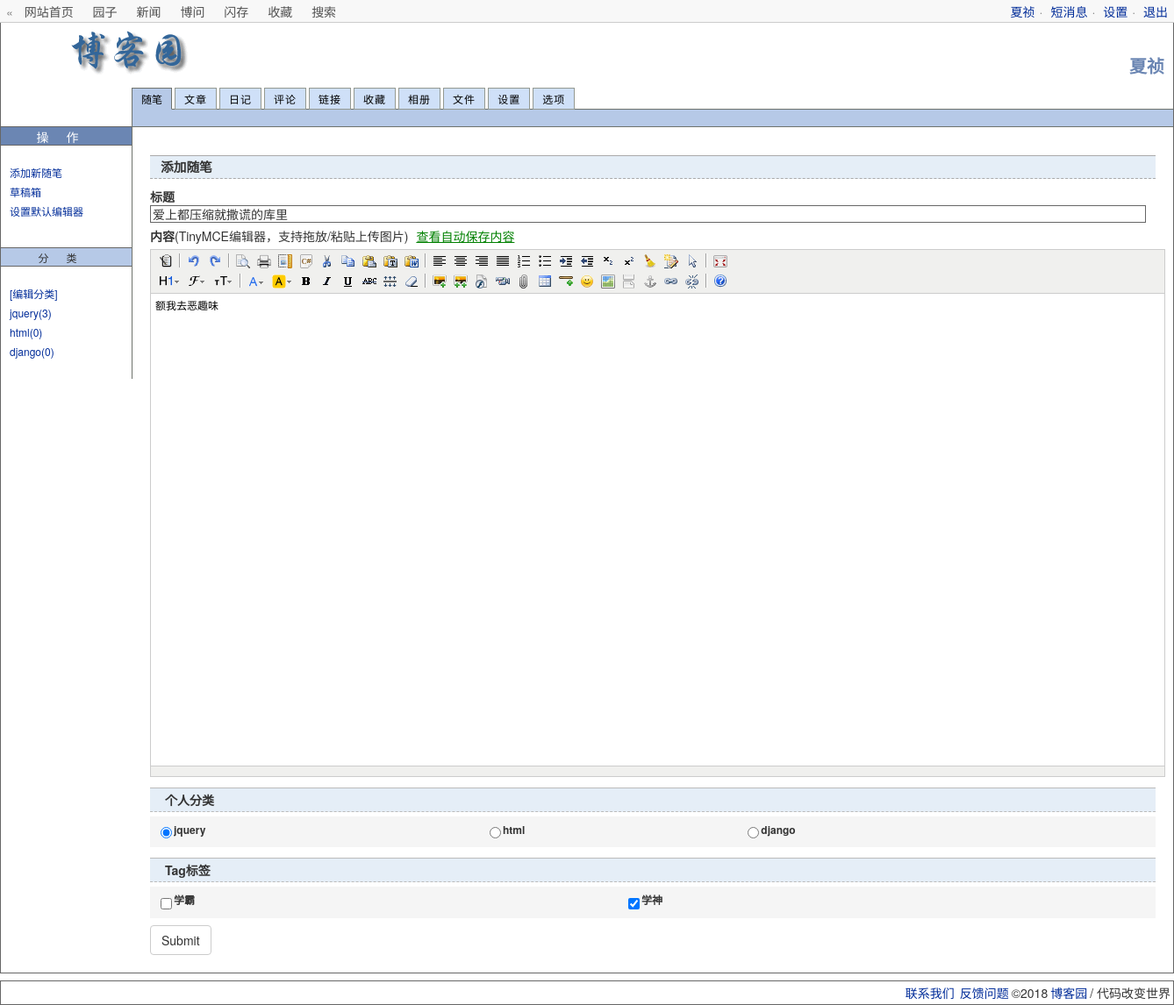
/update_article/13 (signed in), run on the app's committed database.
### blog/models.py (models this page shows, shortened)
class UserInfo(AbstractUser):
    nid = models.AutoField(primary_key=True)
    telephone = models.CharField(max_length=11, null=True, unique=True)
    avatar = models.FileField(upload_to='avatars/', default="avatars/default.png")
    create_time = models.DateTimeField(verbose_name='创建时间', auto_now_add=True)
    blog = models.OneToOneField(to='Blog', to_field='nid', null=True, on_delete=models.CASCADE)

class Article(models.Model):
    nid = models.AutoField(primary_key=True)
    title = models.CharField(max_length=50, verbose_name='文章标题')
    desc = models.CharField(max_length=255, verbose_name='文章描述')
    create_time = models.DateTimeField(verbose_name='创建时间', auto_now_add=True)
    content = models.TextField()
    comment_count = models.IntegerField(default=0)
    up_count = models.IntegerField(default=0)
    down_count = models.IntegerField(default=0)
    user = models.ForeignKey(verbose_name='作者', to='UserInfo', to_field='nid', on_delete=models.CASCADE)
    category = models.ForeignKey(to='Category', to_field='nid', null=True, on_delete=models.CASCADE)
    tags = models.ManyToManyField(
        to="Tag",
        through='Article2Tag',
    )

class Category(models.Model):
    nid = models.AutoField(primary_key=True)
    title = models.CharField(verbose_name='分类标题', max_length=32)
    blog = models.ForeignKey(verbose_name='所属博客', to='Blog', to_field='nid', on_delete=models.CASCADE)

class Tag(models.Model):
    nid = models.AutoField(primary_key=True)
    title = models.CharField(verbose_name='标签名称', max_length=32)
    blog = models.ForeignKey(verbose_name='所属博客', to='Blog', to_field='nid', on_delete=models.CASCADE)

### blog/views.py (the view, shortened to what this page needs)
# urls.py: re_path('update_article/(?P<id>\d+)', views.update_article),
def update_article(request,id):
    user = request.user
    blog = user.blog
    cate_list = Category.objects.filter(blog=blog).annotate(c=Count("article__title")).values_list("title", "c")
    cate_list1 = Category.objects.filter(blog=blog)
    tags = Tag.objects.filter(blog=blog)
    article_obj=Article.objects.filter(nid=id).first()
    tagss=article_obj.tags.all()
    cat=article_obj.category.title
    taga=[]
    for obj  in tagss:
        taga.append(obj.title)
    return render(request,'update_article.html',locals())

### templates/update_article.html (shortened to what this page needs)
{% extends 'addarticles.html' %}
{% block title %}
    <input name="title" type="text" maxlength="200" id="Editor_Edit_txbTitle" onblur="localPreserver.saveDraftTitle();" onkeydown="title_keydown(event);" style="width:99%;" value="{{ article_obj.title }}">
{% endblock %}
{% block cate %}
    {% for cate in cate_list1 %}
        {% if cate.title == cat  %}
        <td><input id={{ cate.pk }}+cate type="radio"  name="cate" value="{{ cate.pk }}"    checked="checked"><label for={{ cate.pk }}+cate>{{ cate.title }}</label></td>
        {% else %}
        <td><input id={{ cate.pk }}+cate type="radio"  name="cate" value="{{ cate.pk }}"  ><label for={{ cate.pk }}+cate>{{ cate.title }}</label></td>
        {% endif %}
    {% endfor %}
{% endblock %}
{% block tag %}
    {% for tag in tags %}
        {% if tag.title in taga %}
                <td><input id={{ tag.pk }}+tags type="checkbox"  name="tags" value="{{ tag.pk }} " checked="checked"><label for={{ tag.pk }}+tags>{{ tag.title }}</label></td>
        {% else %}
                <td><input id={{ tag.pk }}+tags type="checkbox"  name="tags" value="{{ tag.pk }}"><label for={{ tag.pk }}+tags>{{ tag.title }}</label></td>
        {% endif %}
    {% endfor %}
{% endblock %}

### templates/backstage.html (shortened to what this page needs)
<!DOCTYPE html>
<html lang="en">
<head>
    {% block link %}{% endblock %}
</head>
<body>
<div id="top_nav">
        <div id="left">
            «  <a href="/index/">网站首页</a>
            <a href="javascript:void(0)">园子</a>
            <a href="javascript:void(0)">新闻</a>
            <a href="javascript:void(0)">博问</a>
            <a href="javascript:void(0)">闪存</a>
            <a href="javascript:void(0)">收藏</a>
            <a href="javascript:void(0)">搜索</a>
        </div>
        <div id="right">
            <a href="/{{ request.user.username }}/">{{ request.user.username }}</a>·
            <a href="javascript:void(0)">短消息</a>·
            <a href="javascript:void(0)">设置</a>·
            <a href="/logout/">退出</a>
        </div>
    </div>
<div id="main">
        <div id="main_nav"><a href="" target="_blank">修改密码</a>|
            <a href="">备份</a>|
            <a href="" target="_blank">模板</a></div>
        <div id="main_head">
            <div id="blog_title"><a href="{{ request.user.username }}">{{ request.user.username }}</a></div>
            <div id="SiteTitle"><a href="/index/"><img alt="logo" src="/static/images/adminlogo.gif"></a></div>
        </div>
        <div id="main_body">
            <div id="main_wrap">
                <div id="main_container">
                    <div id="tab_nav">
                        <ul>
                            <li><a id="TabPosts" href="/backstage/" class="current_nav">随笔</a></li>
                            <li><a id="TabArticles" href="javascript:void(0)">文章</a></li>
                            <li><a id="TabDiary" href="javascript:void(0)">日记</a></li>
                            <li><a id="TabFeedback" href="javascript:void(0)">评论</a></li>
                            <li><a id="TabLinks" href="javascript:void(0)">链接</a></li>
                            <li><a id="TabFavorites" href="javascript:void(0)">收藏</a></li>
                            <li><a id="TabGalleries" href="javascript:void(0)">相册</a></li>
                            <li><a id="TabFiles" href="javascript:void(0)">文件</a></li>
                            <li><a id="TabConfigure" href="javascript:void(0)">设置</a></li>
                            <li><a id="TabPreferences" href="javascript:void(0)">选项</a></li>
                        </ul>
                    </div>
                    <div id="sub_nav">
                    </div>
                {% block  content_area%}{% endblock %}
                </div>
            </div>
            <div id="left_container">
                <div id="left_nav">
                    <h2>操作</h2>
                    <ul>
                        <li><a href="/addarticles/">添加新随笔</a></li>
                        <li><a href="javascript:void(0)" id="nav_draft">草稿箱</a></li>
                        <li><a href="javascript:void(0)">设置默认编辑器</a></li>
                    </ul>
                </div>
                <div id="sidebar_categories">
                    <h2>分类</h2>
                    <ul id="post_categories">
                        <li><a href="javascript:void(0)">[编辑分类]</a></li>
                    {% block cata %}{% endblock %}
                    </ul>
                </div>
            </div>
        </div>
    </div>
<div id="footer">
        <a href="javascript:void(0)">联系我们</a><a href="javascript:void(0)">反馈问题</a>©2018<a href="/index/">博客园</a>/ 代码改变世界
    </div>
</body>
</html>

### static/css/backstage.css (style rules this page uses)
html { color:#000;background:#fff }
body,div,dl,dt,dd,ul,ol,li,h1,h2,h3,h4,h5,h6,pre,code,form,fieldset,legend,input,textarea,p,blockquote,th,td { margin:0;padding:0 }
fieldset,img { border:0 }
ol,ul { list-style:none }
h1,h2,h3,h4,h5,h6 { font-size:100%;font-weight:normal }
input,textarea,select { font-family:inherit;font-size:inherit;font-weight:inherit }
input,textarea,select { *font-size:100% }
html { margin:0;padding:0;background-color:#bbb }
body { font-family:Verdana,Arial,Helvetica,sans-serif;font-size:12px;line-height:1.5;margin:35px 5px 5px 5px;padding:0;background-color:#bbb }
img { border:0 }
a:link,a:visited,a:active { color:#002c99;text-decoration:none }
input[type=text] { height:20px }
#top_nav { background:none repeat scroll 0 0 #f8f8f8;border-bottom:1px solid #ccc;left:0;top:0;right:0;position:absolute;*width:100%;margin:auto;color:gray;height:26px;line-height:26px;padding-left:5px;padding-right:5px }
#top_nav #left { float:left;margin-left:2px }
#top_nav #left a { margin-left:9px;margin-right:9px }
#top_nav #right { float:right;margin-right:-3px }
#top_nav #right a { margin-left:5px;margin-right:5px }
#top_nav a { text-decoration:none }
#top_nav #left a:link,#top_nav #left a:active,#top_nav #left a:visited { color:#515151 }
#main { border:1px solid #666;background-color:#fff;color:#333 }
#main_nav { text-align:right;padding:5px 0;color:gray }
#main_nav a { padding:0 8px }
#blog_title { font-size:20px;font-weight:bold;float:right;text-align:right;padding:30px 10px 10px 0 }
#blog_title a:link,#blog_title a:visited,#blog_title a:active { color:#6b86b3;background:inherit }
#SiteTitle { padding:4px 4px 15px 80px }
#left_container { width:150px;float:left;margin-top:24px;*margin-top:28px;border-right:1px solid #6f736d;margin-right:-1px;font-size:12px }
#left_container h2 { padding:0;letter-spacing:20px;height:22px;line-height:22px }
#left_container ul { list-style:none;padding:10px }
#left_container ul li { line-height:22px;word-wrap:break-word }
#left_nav h2 { font-weight:normal;font-size:14px;color:#fff;border-bottom:1px solid #666;border-top:1px solid #666;background-color:#6b86b3;text-align:center }
#left_nav ul { list-style:none }
#sidebar_categories h2 { font-weight:normal; font-size:12px;border-bottom:1px solid #666;border-top:1px solid #666;background-color:#b6c9e7;text-align:center }
#main_wrap { margin-left:-150px;float:right;width:100%;padding-top:0;margin-top:0 }
#main_container { margin-left:150px }
#tab_nav { font-size:12px;padding:0;border-bottom:1px solid #6f736d;margin-left:-1px }
#tab_nav ul { float:left;margin-bottom:-1px }
#tab_nav li { float:left;margin-right:3px;padding:0 }
#tab_nav li a:link,#tab_nav li a:visited,#tab_nav li a:active { background-color:#cfe0f8;border:1px solid #949991;color:#000;float:left;letter-spacing:1px;padding:3px 10px;text-decoration:none }
#tab_nav li a.current_nav:link,#tab_nav li a.current_nav:visited,#tab_nav li a.current_nav:active { background-color:#b6c9e7;border-color:#6f736d #6f736d #b6c9e7 #6f736d;border-style:solid;border-width:1px;color:#000;letter-spacing:0;margin:0;padding:3px 10px }
#sub_nav { background-color:#b6c9e7;border-top:0 solid #6f736d;border-bottom:1px solid #6f736d;padding:0 10px;height:20px }
#footer { background:none repeat scroll 0 0 #fff;border:1px solid #666;color:#333;margin-top:8px;text-align:right;padding:3px }
#footer a { padding:0 3px }

### data on the page
UserInfo: user.username "夏祯"
Article: title "爱上都压缩就撒谎的库里"
Category: title "jquery"
Category: title "html"
Category: title "django"
Tag: title "学霸"
Tag: title "学神"

### other printed values
{{ foo.0 }} "jquery" "html" "django"
{{ foo.1 }} "3" "0" "0"
